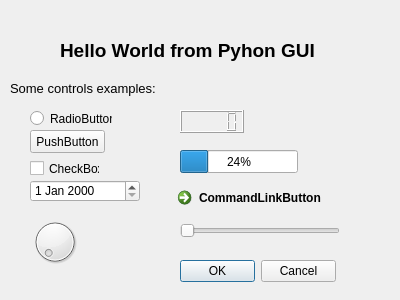
<?xml version="1.0" encoding="UTF-8"?>
<ui version="4.0">
 <class>Dialog</class>
 <widget class="QDialog" name="Dialog">
  <property name="geometry">
   <rect>
    <x>0</x>
    <y>0</y>
    <width>400</width>
    <height>300</height>
   </rect>
  </property>
  <property name="windowTitle">
   <string>Python GUI - Hello World</string>
  </property>
  <widget class="QLabel" name="label">
   <property name="geometry">
    <rect>
     <x>60</x>
     <y>40</y>
     <width>271</width>
     <height>21</height>
    </rect>
   </property>
   <property name="font">
    <font>
     <pointsize>14</pointsize>
     <weight>75</weight>
     <bold>true</bold>
    </font>
   </property>
   <property name="text">
    <string>Hello World from Pyhon GUI</string>
   </property>
  </widget>
  <widget class="QLabel" name="label_2">
   <property name="geometry">
    <rect>
     <x>10</x>
     <y>80</y>
     <width>161</width>
     <height>16</height>
    </rect>
   </property>
   <property name="font">
    <font>
     <pointsize>10</pointsize>
     <weight>50</weight>
     <bold>false</bold>
    </font>
   </property>
   <property name="text">
    <string>Some controls examples:</string>
   </property>
  </widget>
  <widget class="QRadioButton" name="radioButton">
   <property name="geometry">
    <rect>
     <x>30</x>
     <y>110</y>
     <width>82</width>
     <height>17</height>
    </rect>
   </property>
   <property name="text">
    <string>RadioButton</string>
   </property>
  </widget>
  <widget class="QPushButton" name="pushButton">
   <property name="geometry">
    <rect>
     <x>30</x>
     <y>130</y>
     <width>75</width>
     <height>23</height>
    </rect>
   </property>
   <property name="text">
    <string>PushButton</string>
   </property>
  </widget>
  <widget class="QCheckBox" name="checkBox">
   <property name="geometry">
    <rect>
     <x>30</x>
     <y>160</y>
     <width>70</width>
     <height>17</height>
    </rect>
   </property>
   <property name="text">
    <string>CheckBox</string>
   </property>
  </widget>
  <widget class="QDateEdit" name="dateEdit">
   <property name="geometry">
    <rect>
     <x>30</x>
     <y>180</y>
     <width>110</width>
     <height>22</height>
    </rect>
   </property>
  </widget>
  <widget class="QDial" name="dial">
   <property name="geometry">
    <rect>
     <x>30</x>
     <y>210</y>
     <width>50</width>
     <height>64</height>
    </rect>
   </property>
  </widget>
  <widget class="QLCDNumber" name="lcdNumber">
   <property name="geometry">
    <rect>
     <x>180</x>
     <y>110</y>
     <width>64</width>
     <height>23</height>
    </rect>
   </property>
  </widget>
  <widget class="QProgressBar" name="progressBar">
   <property name="geometry">
    <rect>
     <x>180</x>
     <y>150</y>
     <width>118</width>
     <height>23</height>
    </rect>
   </property>
   <property name="value">
    <number>24</number>
   </property>
  </widget>
  <widget class="QCommandLinkButton" name="commandLinkButton">
   <property name="geometry">
    <rect>
     <x>170</x>
     <y>180</y>
     <width>185</width>
     <height>41</height>
    </rect>
   </property>
   <property name="text">
    <string>CommandLinkButton</string>
   </property>
  </widget>
  <widget class="QDialogButtonBox" name="buttonBox">
   <property name="geometry">
    <rect>
     <x>180</x>
     <y>260</y>
     <width>156</width>
     <height>23</height>
    </rect>
   </property>
   <property name="standardButtons">
    <set>QDialogButtonBox::Cancel|QDialogButtonBox::Ok</set>
   </property>
  </widget>
  <widget class="QSlider" name="horizontalSlider">
   <property name="geometry">
    <rect>
     <x>180</x>
     <y>220</y>
     <width>160</width>
     <height>22</height>
    </rect>
   </property>
   <property name="orientation">
    <enum>Qt::Horizontal</enum>
   </property>
  </widget>
 </widget>
 <resources/>
 <connections/>
</ui>
